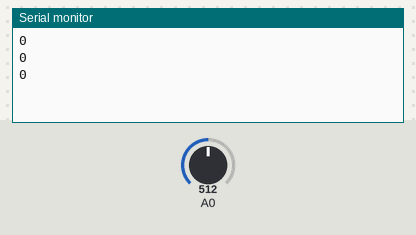
Recording of a sketch running on a simulated Arduino Uno, built with avr-gcc and run on an emulated ATmega328P. On the bench: the last lines printed to the serial monitor. Inputs (shaded band) come from the test bench; at power-on: A0 = 512.

Above: at 1.3 s.
1.4 s: A0 set to 716
At 1.9 s:
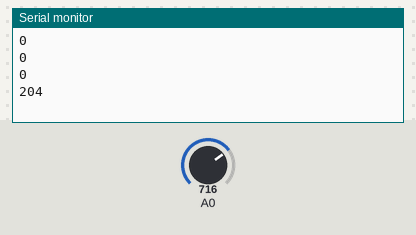
2.9 s: A0 set to 900
At 3.4 s:
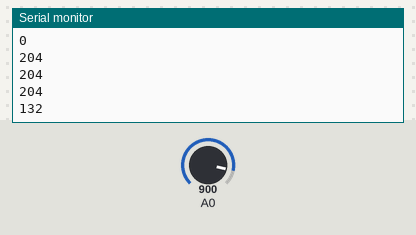
Timing chart, 0 to 5.9 s (numbered marks = the images above; inputs shaded):
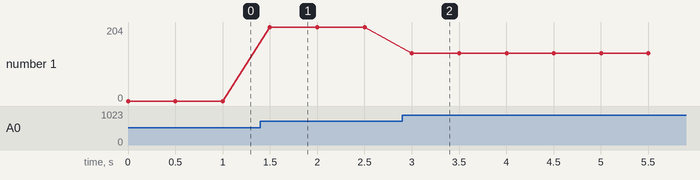

The sketch:

test_sketch.ino.ino
```cpp
unsigned char pot;

void setup() {
  pinMode(A0, INPUT);
  Serial.begin(9600);
}

void loop() {
  pot = analogRead(A0);
  Serial.println(pot);
  delay(500);
}
```

Measured:
- after the input at 1.4 s, the serial monitor: prints a new line after 0.10 s (image 1)
- after the input at 2.9 s, the serial monitor: prints a new line after 0.10 s (image 2)
- plotted number 1: 0 → 204 after the input at 1.4 s, 204 → 132 after the input at 2.9 s
